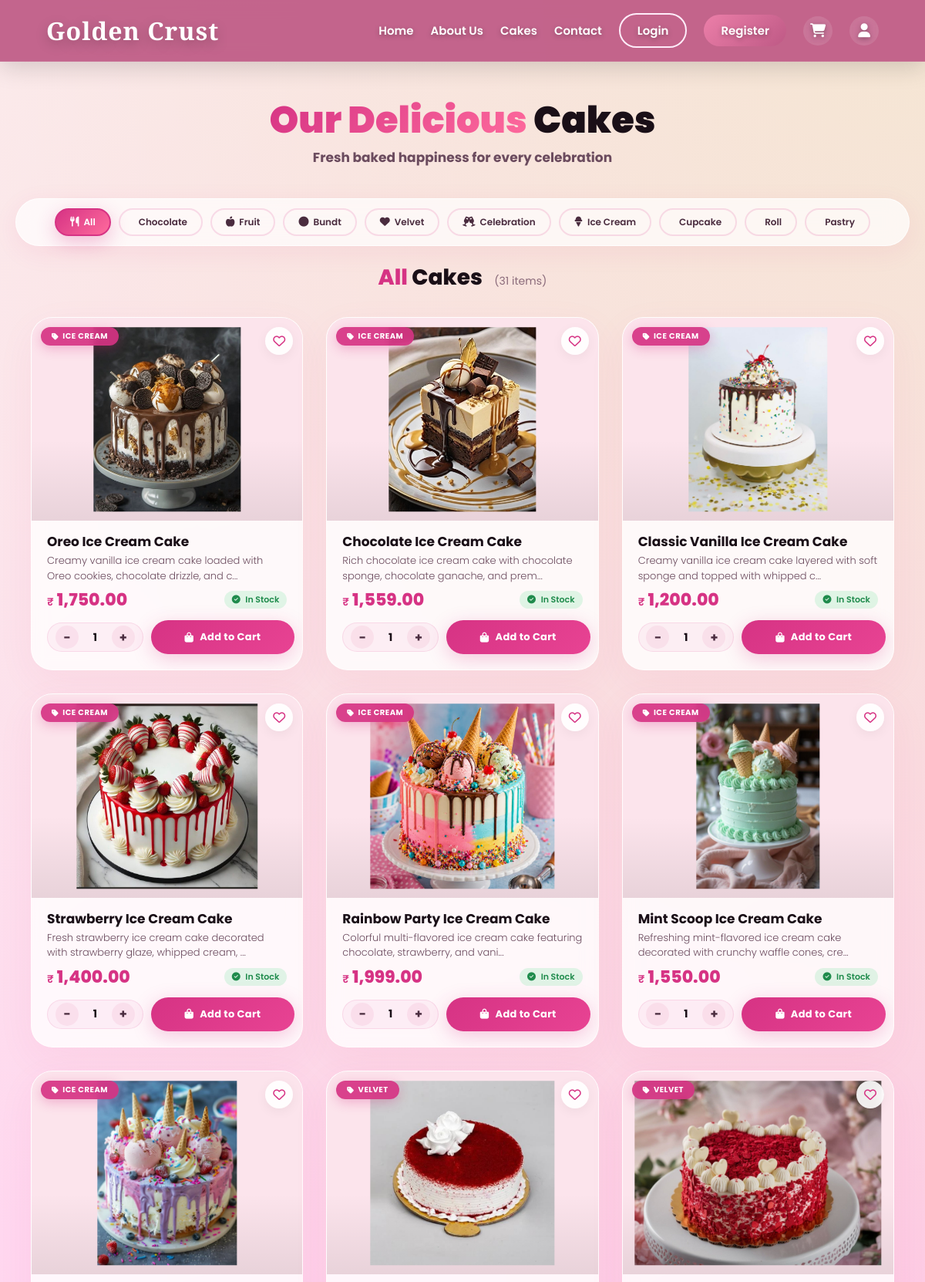
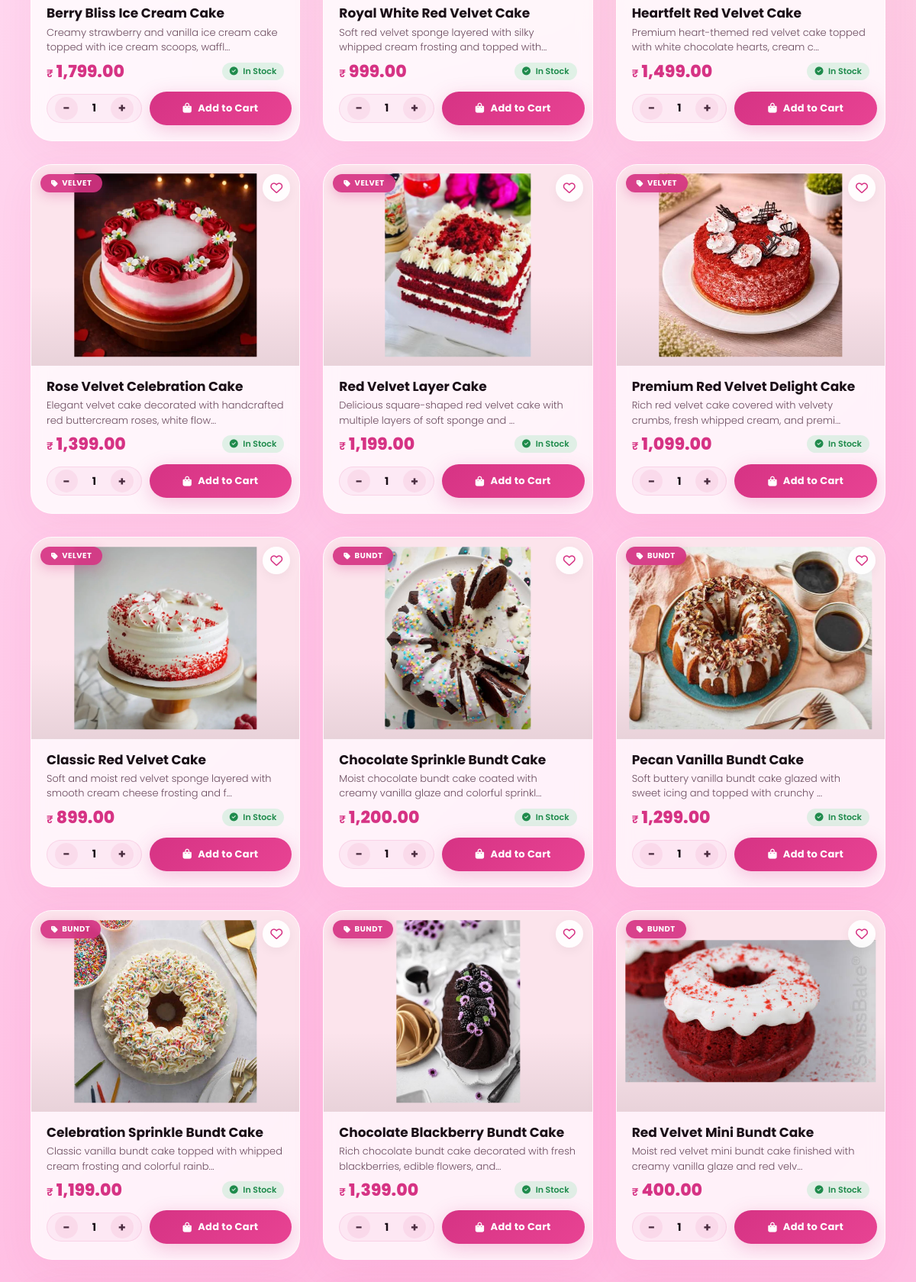
Screenshot of /cakes.php (upper part) with the database file from the repository (2 pictures, top to bottom).
### tables this page shows
CREATE TABLE `cakes` (
  `id` int(11) NOT NULL,
  `itemname` varchar(255) NOT NULL,
  `categories` enum('Chocolate','Fruit','Bundt','Velvet','Celebration','Ice Cream','Cupcake','Roll','Pastry') NOT NULL,
  `price` decimal(10,2) NOT NULL,
  `img` varchar(255) DEFAULT NULL,
  `description` text DEFAULT NULL,
  `stock` int(11) NOT NULL DEFAULT 0,
  `created_at` timestamp NOT NULL DEFAULT current_timestamp()
);

### cakes.php (the view, shortened to what this page needs)
<?php
$conn = mysqli_connect("localhost", "root", "", "golden_crust");
$category = isset($_GET['category']) ? trim($_GET['category']) : "All";
$allowed_categories = ['All', 'Chocolate', 'Fruit', 'Bundt', 'Velvet', 'Celebration', 'Ice Cream', 'Cupcake', 'Roll', 'Pastry'];
$category = in_array($category, $allowed_categories) ? $category : "All";
$sql = "SELECT * FROM cakes WHERE 1=1";
$sql .= " ORDER BY id DESC";
$stmt = mysqli_prepare($conn, $sql);
mysqli_stmt_execute($stmt);
$result = mysqli_stmt_get_result($stmt);
$image_folder = "admin/uploads/";
?>
<!DOCTYPE html>
<html>
<head>
<link rel="stylesheet" href="https://cdnjs.cloudflare.com/ajax/libs/font-awesome/6.4.0/css/all.min.css">
   <link rel="stylesheet" href="css/style.css">
<link rel="stylesheet" href="css/cakes.css">
</head>
<body>
<?php include 'includes/header.php'; ?>
<?php include 'includes/navbar.php'; ?>
<section class="hero-section">
    <h1> <span class="highlight">Our Delicious</span> Cakes</h1>
    <p><b>Fresh baked happiness for every celebration</b></p>
</section>
<div class="filter-wrapper">
    <div class="filter-bar">
        <a href="?category=All" class="filter-btn <?php echo $category=='All'?'active':''; ?>">
            <i class="fas fa-utensils"></i> All
        </a>
        <a href="?category=Chocolate" class="filter-btn <?php echo $category=='Chocolate'?'active':''; ?>">
            <i class="fas fa-chocolate-bar"></i> Chocolate
        </a>
        <a href="?category=Fruit" class="filter-btn <?php echo $category=='Fruit'?'active':''; ?>">
            <i class="fas fa-apple-alt"></i> Fruit
        </a>
        <a href="?category=Bundt" class="filter-btn <?php echo $category=='Bundt'?'active':''; ?>">
            <i class="fas fa-circle"></i> Bundt
        </a>
        <a href="?category=Velvet" class="filter-btn <?php echo $category=='Velvet'?'active':''; ?>">
            <i class="fas fa-heart"></i> Velvet
        </a>
        <a href="?category=Celebration" class="filter-btn <?php echo $category=='Celebration'?'active':''; ?>">
            <i class="fas fa-glass-cheers"></i> Celebration
        </a>
        <a href="?category=Ice Cream" class="filter-btn <?php echo $category=='Ice Cream'?'active':''; ?>">
            <i class="fas fa-ice-cream"></i> Ice Cream
        </a>
        <a href="?category=Cupcake" class="filter-btn <?php echo $category=='Cupcake'?'active':''; ?>">
            <i class="fas fa-muffin"></i> Cupcake
        </a>
        <a href="?category=Roll" class="filter-btn <?php echo $category=='Roll'?'active':''; ?>">
            <i class="fas fa-roll"></i> Roll
        </a>
        <a href="?category=Pastry" class="filter-btn <?php echo $category=='Pastry'?'active':''; ?>">
            <i class="fas fa-bread"></i> Pastry
        </a>
    </div>
</div>
<div class="section-header">
    <h2>
        <span class="category-name"><?php echo htmlspecialchars($category, ENT_QUOTES, 'UTF-8'); ?></span> Cakes
        <span class="count">(<?php echo mysqli_num_rows($result); ?> items)</span>
    </h2>
</div>
<section class="cakes">
    <div class="cake-container">
    <?php
    if (mysqli_num_rows($result) > 0) {
        while ($row = mysqli_fetch_assoc($result)) {
            $main_image = !empty($row['img']) ? htmlspecialchars($row['img'], ENT_QUOTES, 'UTF-8') : '';
            $main_image_path = !empty($main_image) ? htmlspecialchars($image_folder . $row['img'], ENT_QUOTES, 'UTF-8') : '';
            $itemname = htmlspecialchars($row['itemname'], ENT_QUOTES, 'UTF-8');
            $description = htmlspecialchars($row['description'], ENT_QUOTES, 'UTF-8');
            $categories = htmlspecialchars($row['categories'], ENT_QUOTES, 'UTF-8');
            $price = number_format((float)$row['price'], 2);
            $stock = (int)$row['stock'];
    ?>
    <div class="cake-card" data-cake-id="<?php echo $row['id']; ?>">
        <span class="category-badge">
            <i class="fas fa-tag"></i> <?php echo $categories; ?>
        </span>
        <?php
        $in_wishlist = false;
        ?>
        <button class="wishlist-btn" onclick="toggleWishlist(<?php echo $row['id']; ?>, this)" data-product-id="<?php echo $row['id']; ?>">
            <i class="<?php echo $in_wishlist ? 'fas' : 'far'; ?> fa-heart" id="heart_<?php echo $row['id']; ?>"></i>
        </button>
        <div class="cake-image-wrapper" onclick="openModal('<?php echo $main_image_path; ?>', '<?php echo $itemname; ?>')">
            <?php if (!empty($main_image_path)): ?>
                <img src="<?php echo $main_image_path; ?>"
                     alt="<?php echo $itemname; ?>"
                     onerror="this.style.display='none'; this.nextElementSibling.style.display='flex';">
            <?php endif; ?>
        </div>
        <div class="cake-content">
            <h3><?php echo $itemname; ?></h3>
            <p class="cake-description">
                <?php echo substr($description, 0, 80); ?>...
            </p>
            <div class="price-row">
                <span class="price">
                    <span class="currency">₹</span> <?php echo $price; ?>
                </span>
                <span class="stock-status <?php echo $stock > 0 ? 'in-stock' : 'out-stock'; ?>">
                    <?php if ($stock > 0): ?>
                        <i class="fas fa-check-circle"></i> In Stock
                    <?php else: ?>
                        <i class="fas fa-times-circle"></i> Out of Stock
                    <?php endif; ?>
                </span>
            </div>
            <?php if ($stock > 0): ?>
                <form method="POST" onsubmit="return validateQuantity(this)">
                    <div class="button-row">
                        <div class="qty-control">
                            <button type="button" onclick="changeQty(this, -1)">−</button>
                            <input type="number" name="qty" value="1" min="1" max="<?php echo $stock; ?>" id="qty_<?php echo $row['id']; ?>">
                            <button type="button" onclick="changeQty(this, 1)">+</button>
                        </div>
                        <button type="submit" name="add_to_cart" class="add-to-cart">
                            <i class="fas fa-shopping-bag"></i> Add to Cart
                        </button>
                    </div>
                </form>
            <?php else: ?>
                <button class="btn-disabled">
                    <i class="fas fa-ban"></i> Out of Stock
                </button>
            <?php endif; ?>
        </div>
    </div>
    <?php
        }
    } ?>
    </div>
</section>
</body>
</html>
<?php include 'includes/footer.php'; ?>

### css/style.css (style rules this page uses)
* { margin: 0; padding: 0; box-sizing: border-box; font-family: 'Poppins', sans-serif; }
:root { --primary: #EC7FA9; --secondary: #FFB8E0; --dark: #BE5985; --light: #FFEDFA; --white: #ffffff; --text: #4a2c3a; --footer-bg: #c96a8f; --footer-dark: #a84d72; }
html { scroll-behavior: smooth; }
body { background: radial-gradient(circle at top right, #f5e6d3 0%, transparent 30%), radial-gradient(circle at bottom left, #d9b38c 0%, transparent 30%), linear-gradient(135deg, #FFEDFA, #FFB8E0, #FFD6EC); color: var(--text); overflow-x: hidden; padding-top: 80px; }

### rows the page displays
cakes: categories "ICE CREAM", img (picture), itemname "Oreo Ice Cream Cake", description "Creamy vanilla ice cream cake loaded with Oreo cookies, chocolate drizzle, and c", price "1,750.00", stock "In Stock"
cakes: categories "ICE CREAM", img (picture), itemname "Chocolate Ice Cream Cake", description "Rich chocolate ice cream cake with chocolate sponge, chocolate ganache, and prem", price "1,559.00", stock "In Stock"
cakes: categories "ICE CREAM", img (picture), itemname "Classic Vanilla Ice Cream Cake", description "Creamy vanilla ice cream cake layered with soft sponge and topped with whipped c", price "1,200.00", stock "In Stock"
cakes: categories "ICE CREAM", img (picture), itemname "Strawberry Ice Cream Cake", description "Fresh strawberry ice cream cake decorated with strawberry glaze, whipped cream,", price "1,400.00", stock "In Stock"
cakes: categories "ICE CREAM", img (picture), itemname "Rainbow Party Ice Cream Cake", description "Colorful multi-flavored ice cream cake featuring chocolate, strawberry, and vani", price "1,999.00", stock "In Stock"
cakes: categories "ICE CREAM", img (picture), itemname "Mint Scoop Ice Cream Cake", description "Refreshing mint-flavored ice cream cake decorated with crunchy waffle cones, cre", price "1,550.00", stock "In Stock"
cakes: categories "ICE CREAM", img (picture), itemname "Berry Bliss Ice Cream Cake", description "Creamy strawberry and vanilla ice cream cake topped with ice cream scoops, waffl", price "1,799.00", stock "In Stock"
cakes: categories "VELVET", img (picture), itemname "Royal White Red Velvet Cake", description "Soft red velvet sponge layered with silky whipped cream frosting and topped with", price "999.00", stock "In Stock"
cakes: categories "VELVET", img (picture), itemname "Heartfelt Red Velvet Cake", description "Premium heart-themed red velvet cake topped with white chocolate hearts, cream c", price "1,499.00", stock "In Stock"
cakes: categories "VELVET", img (picture), itemname "Rose Velvet Celebration Cake", description "Elegant velvet cake decorated with handcrafted red buttercream roses, white flow", price "1,399.00", stock "In Stock"
cakes: categories "VELVET", img (picture), itemname "Red Velvet Layer Cake", description "Delicious square-shaped red velvet cake with multiple layers of soft sponge and", price "1,199.00", stock "In Stock"
cakes: categories "VELVET", img (picture), itemname "Premium Red Velvet Delight Cake", description "Rich red velvet cake covered with velvety crumbs, fresh whipped cream, and premi", price "1,099.00", stock "In Stock"
cakes: categories "VELVET", img (picture), itemname "Classic Red Velvet Cake", description "Soft and moist red velvet sponge layered with smooth cream cheese frosting and f", price "899.00", stock "In Stock"
cakes: categories "BUNDT", img (picture), itemname "Chocolate Sprinkle Bundt Cake", description "Moist chocolate bundt cake coated with creamy vanilla glaze and colorful sprinkl", price "1,200.00", stock "In Stock"
cakes: categories "BUNDT", img (picture), itemname "Pecan Vanilla Bundt Cake", description "Soft buttery vanilla bundt cake glazed with sweet icing and topped with crunchy", price "1,299.00", stock "In Stock"
cakes: categories "BUNDT", img (picture), itemname "Celebration Sprinkle Bundt Cake", description "Classic vanilla bundt cake topped with whipped cream frosting and colorful rainb", price "1,199.00", stock "In Stock"
cakes: categories "BUNDT", img (picture), itemname "Chocolate Blackberry Bundt Cake", description "Rich chocolate bundt cake decorated with fresh blackberries, edible flowers, and", price "1,399.00", stock "In Stock"
cakes: categories "BUNDT", img (picture), itemname "Red Velvet Mini Bundt Cake", description "Moist red velvet mini bundt cake finished with creamy vanilla glaze and red velv", price "400.00", stock "In Stock"

### other values shown
$category "All"
mysqli_num_rows($result) "31"
